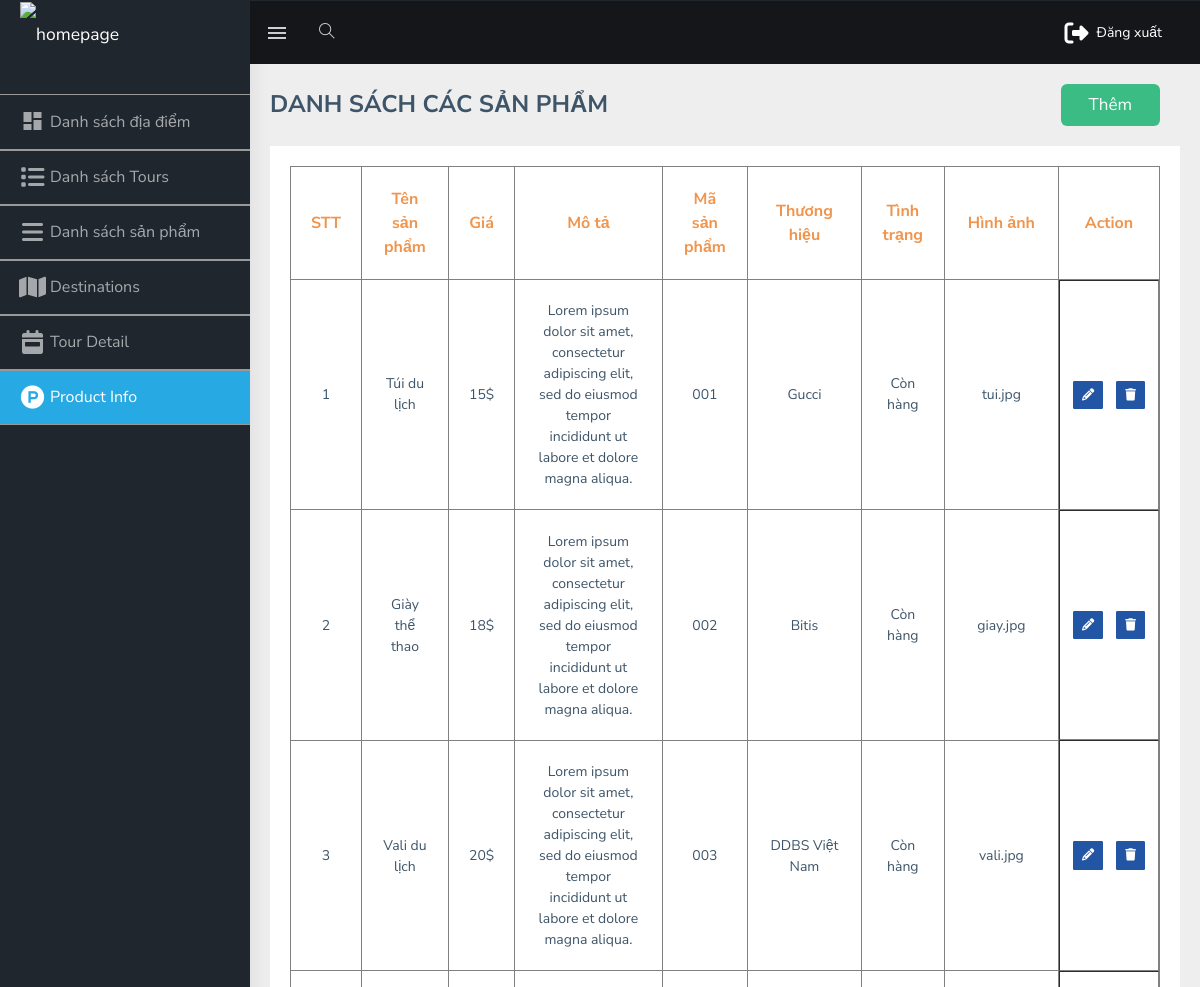
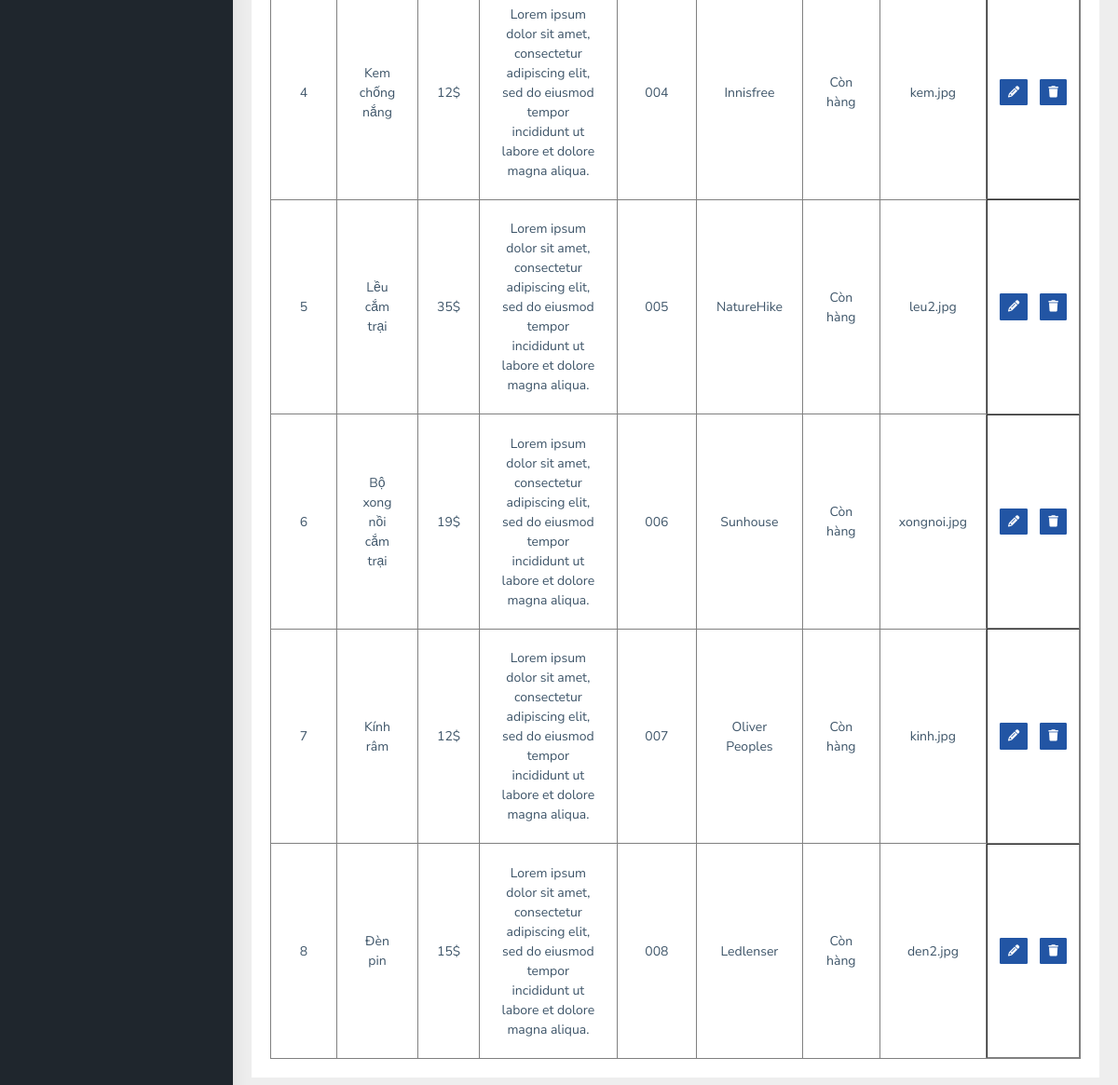
Screenshot of /admin/product_info.php (signed in) with the database file from the repository (2 pictures, top to bottom).
### tables this page shows
CREATE TABLE `product_info` (
  `id` int(11) NOT NULL,
  `product_name` varchar(255) NOT NULL,
  `price` int(10) NOT NULL,
  `describes` varchar(255) NOT NULL,
  `sku` varchar(255) NOT NULL,
  `brand` varchar(255) NOT NULL,
  `available` varchar(255) NOT NULL,
  `img` varchar(255) NOT NULL
);

### admin/controllers/c_list.php (called while the page is built, shortened)
<?php
    class c_list {
        public function index_product_info() {
            include("models/m_list.php");
            $m_list = new m_list();
            $product_info = $m_list->read_product_info();
            include("views/master.php");
            include("views/detail_content/v_product_info.php");
        }
    }
?>

### admin/product_info.php (called while the page is built)
<?php
    include("controllers/c_list.php");
    $product_info = new c_list();
    $product_info->index_product_info();
?>

### admin/models/database.php (called while the page is built, shortened)
<?php
class database{
    protected $pdo = NULL;
    protected $sql = '';
    public function __construct() {
        try
        {
            $this->pdo = new PDO("mysql:host=".DB_HOST."; dbname=".DB_NAME,DB_USER,DB_PWD);
            $this->pdo->query('set names "utf8"');
        }
        catch(PDOException $ex )
        {
            die($ex->getMessage());
        }
    }
    public function setQuery($sql) {
        $this->sql = $sql;
    }
    public function execute($options=array()) {
        $this->sta = $this->pdo->prepare($this->sql);
        $this->sta->execute();
        return $this->sta;
    }
    public function loadAllRows($options=array()) {
        if(!$options) {
            if(!$result = $this->execute())
                return false;
        }
        else {
            if(!$result = $this->execute($options))
                return false;
        }
        return $result->fetchAll(PDO::FETCH_OBJ);
    }
}
?>

### admin/models/m_list.php (called while the page is built, shortened)
<?php
    include_once("database.php");
    class m_list extends database{
        public function read_product_info(){
            $sql = "SELECT * from product_info";
            return $this->loadAllRows();
        }
    }
?>

### admin/views/detail_content/v_product_info.php (the view, shortened to what this page needs)
<div class="page-wrapper">
    <div class="page-breadcrumb">
        <div class="row">
            <div class="col-12 d-flex no-block align-items-center">
                <h3 class="page-title">DANH SÁCH CÁC SẢN PHẨM</h3>
                <div class="ml-auto text-right">
                    <button class="button--custom">
                        <a href="add_product_info.php" style="color: #fff; font-size: 17px;">Thêm</a>
                    </button>
                </div>
            </div>
        </div>
    </div>
    <div class="container-fluid">
        <div class="row">
            <div class="col-12">
                <div class="card">
                    <div class="card-body">
                        <table border="1px" cellpadding="20" style="width: 100%;" class="table--custom">
                            <tr align="center">
                                <th>STT</th>
                                <th>Tên sản phẩm</th>
                                <th>Giá</th>
                                <th>Mô tả</th>
                                <th>Mã sản phẩm</th>
                                <th>Thương hiệu</th>
                                <th>Tình trạng</th>
                                <th>Hình ảnh</th>
                                <th>Action</th>
                            </tr>
                            <?php
                                foreach($product_info as $key=>$value) {
                            ?>
                            <tr align="center">
                                <td> <?php echo $value->id; ?> </td>
                                <td><?php echo $value->product_name; ?></td>
                                <td><?php echo $value->price . "$"; ?></td>
                                <td><?php echo $value->describes; ?></td>
                                <td><?php echo $value->sku; ?></td>
                                <td><?php echo $value->brand; ?></td>
                                <td><?php echo $value->available; ?></td>
                                <td><?php echo $value->img ?></td>
                                <td style="display: flex; justify-content: space-evenly; width: 100px; padding: 100% 0;">
                                    <a class="btn btn-info btn-sm" href="update_product_info.php?id= <?php echo $value->id; ?>" style="display: block; border-color: none; padding: 4px 8px;">
                                        <i class="fas fa-pencil-alt"></i>
                                    </a>
                                    <a class="btn btn-info btn-sm" href="delete_product_info.php?id= <?php echo $value->id; ?>" style="display: block; border-color: none; padding: 4px 8px;">
                                    <i class="fa-solid fa-trash"></i>
                                    </a>
                                </td>
                            </tr>
                            <?php
                                }
                            ?>
                        </table>
                    </div>
                </div>
            </div>
        </div>
    </div>
</div>

### admin/views/detail_content/v_product_info.php (style rules this page uses)
.button--custom { border: none; background-color: #28b779; border-radius: 6px; margin-right: 20px; padding: 8px 28px; cursor: pointer; opacity: 0.9; }
.table--custom th { color: #ef954e; font-size: 16px; }

### rows the page displays
product_info: id "1", product_name "Túi du lịch", price "15", describes "Lorem ipsum dolor sit amet, consectetur adipiscing elit, sed do eiusmod tempor incididunt ut labore et dolore magna aliqua.", sku "001", brand "Gucci", available "Còn hàng", img "tui.jpg"
product_info: id "2", product_name "Giày thể thao", price "18", describes "Lorem ipsum dolor sit amet, consectetur adipiscing elit, sed do eiusmod tempor incididunt ut labore et dolore magna aliqua.", sku "002", brand "Bitis", available "Còn hàng", img "giay.jpg"
product_info: id "3", product_name "Vali du lịch", price "20", describes "Lorem ipsum dolor sit amet, consectetur adipiscing elit, sed do eiusmod tempor incididunt ut labore et dolore magna aliqua.", sku "003", brand "DDBS Việt Nam", available "Còn hàng", img "vali.jpg"
product_info: id "4", product_name "Kem chống nắng", price "12", describes "Lorem ipsum dolor sit amet, consectetur adipiscing elit, sed do eiusmod tempor incididunt ut labore et dolore magna aliqua.", sku "004", brand "Innisfree", available "Còn hàng", img "kem.jpg"
product_info: id "5", product_name "Lều cắm trại", price "35", describes "Lorem ipsum dolor sit amet, consectetur adipiscing elit, sed do eiusmod tempor incididunt ut labore et dolore magna aliqua.", sku "005", brand "NatureHike", available "Còn hàng", img "leu2.jpg"
product_info: id "6", product_name "Bộ xong nồi cắm trại", price "19", describes "Lorem ipsum dolor sit amet, consectetur adipiscing elit, sed do eiusmod tempor incididunt ut labore et dolore magna aliqua.", sku "006", brand "Sunhouse", available "Còn hàng", img "xongnoi.jpg"
product_info: id "7", product_name "Kính râm", price "12", describes "Lorem ipsum dolor sit amet, consectetur adipiscing elit, sed do eiusmod tempor incididunt ut labore et dolore magna aliqua.", sku "007", brand "Oliver Peoples", available "Còn hàng", img "kinh.jpg"
product_info: id "8", product_name "Đèn pin", price "15", describes "Lorem ipsum dolor sit amet, consectetur adipiscing elit, sed do eiusmod tempor incididunt ut labore et dolore magna aliqua.", sku "008", brand "Ledlenser", available "Còn hàng", img "den2.jpg"
